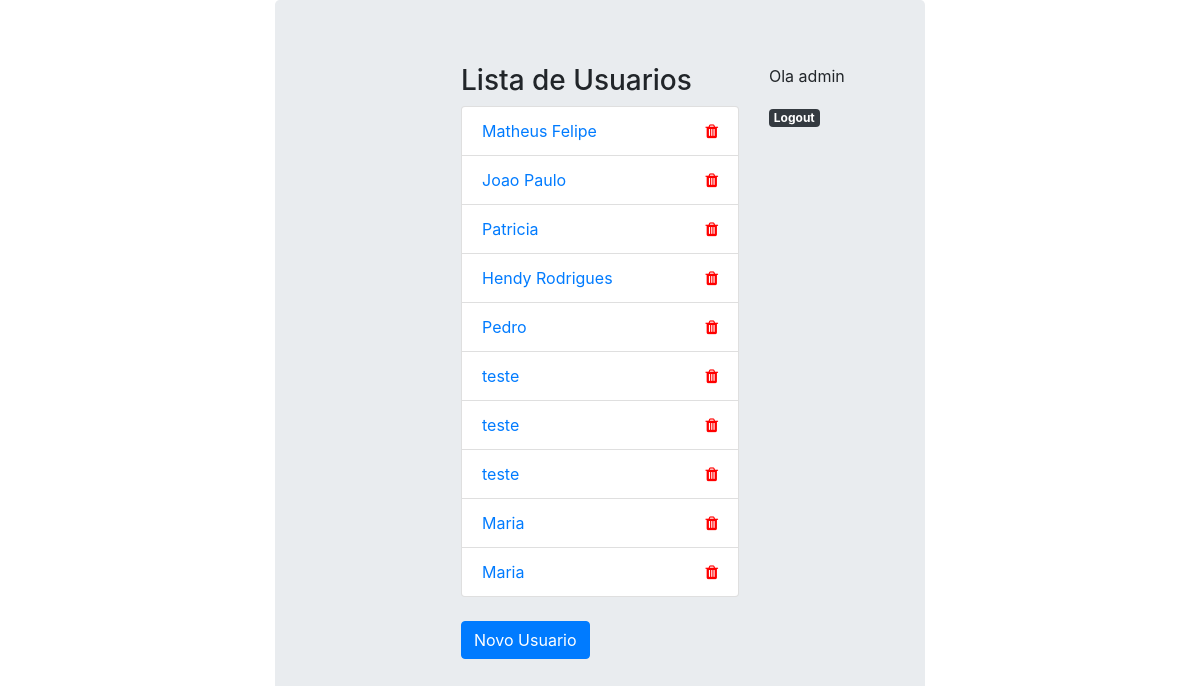
Page /person/list/ (signed in) on the earlier database version.
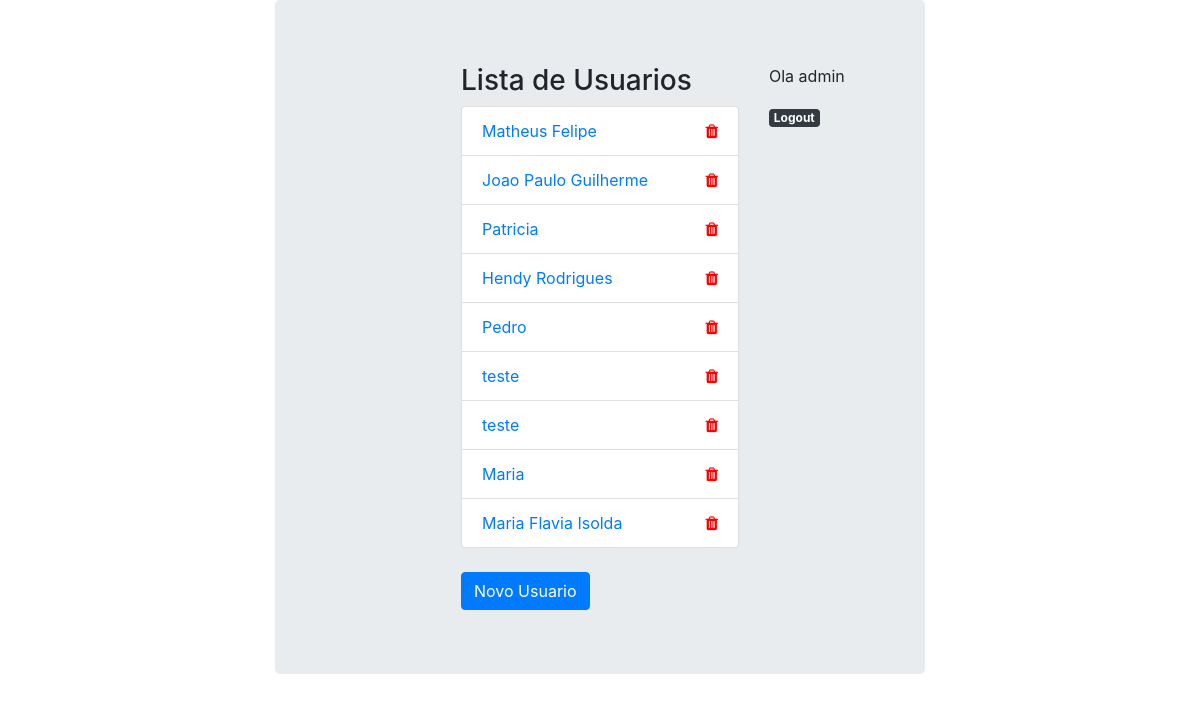
Same page on the later database version.
### usuarios/models.py (models this page shows, shortened)
class Person(models.Model):
    nome = models.CharField(max_length=100)
    email = models.CharField(max_length=100)
    endereco = models.CharField(max_length=150)
    pais = models.CharField(max_length=20)
    estado = models.CharField(max_length=20)
    municipio = models.CharField(max_length=20)
    cep = models.IntegerField()
    rua = models.CharField(max_length=20)
    numero = models.IntegerField()
    complemento = models.CharField(max_length=50)
    cpf = models.IntegerField()
    pis = models.IntegerField()
    senha = models.IntegerField()
    foto = models.ImageField(upload_to='usuarios_fotos', null=True, blank=True) #opcional

### usuarios/views.py (the view)
# urls.py: path('list/', persons_list, name='person_list'),
@login_required
def persons_list(request):
    person =  Person.objects.all()
    return render(request, 'person.html', {'persons': person})

### templates/person.html (shortened to what this page needs)
{% extends 'base.html' %}
{% load bootstrap %}
{% block main %}
<div class="row">
    <div class="col">
    </div>
    <div class="col-6">
        <h3>Lista de Usuarios</h3>
        <ul class="list-group">
            {% for person in persons %}
                <li class="list-group-item">
                    <a href="{% url 'persons_update' person.id %}">{{ person.nome }}</a>
                    <a href="{% url 'persons_delete' person.id %}" class="trash-item">
                        <i class="fa fa-trash" aria-hidden="false" width="30px"></i>
                    </a>
                </li>
            {% endfor %}
        </ul>
        <br>
        <a href="{% url 'person_new' %}" class="btn btn-primary">Novo Usuario</a>
    </div>
    <div class="col">
        {% if user.is_authenticated %}
            <p>Ola {{ user.username }}</p>
            <a href="{% url 'logout' %}">
            <span class="badge badge-dark">Logout</span>
        </a></p>
        {% else %}
            <a href="{% url 'login' %}" class="btn btn-info">Login</a>
        {% endif %}
    </div>
</div>
{% endblock %}

### templates/base.html (shortened to what this page needs)
{% load static %}
<!DOCTYPE html>
<html lang="en">
<head>
    <link rel="stylesheet" href="https://maxcdn.bootstrapcdn.com/bootstrap/4.0.0/css/bootstrap.min.css">
    <link rel="stylesheet" href="https://maxcdn.bootstrapcdn.com/font-awesome/4.7.0/css/font-awesome.min.css">
    <link rel="stylesheet" href="{% static 'stick-footer.css' %}">
</head>
<body>
    <div class="container">
        <div class="jumbotron">
            {% block main %}
            {% endblock %}
        </div>
    </div>
</body>
</html>

### estaticos/stick-footer.css (style rules this page uses)
html { position: relative; min-height: 100%; }
body { margin-bottom: 60px; }
.container { width: auto; max-width: 680px; padding: 0 15px; }
.trash-item { float:right; color: red; }

Differences in the rows shown:
removed Person: nome "teste"
removed Person: nome "Maria"
changed Person: nome "Joao Paulo" → "Joao Paulo Guilherme"
added Person: nome "Maria Flavia Isolda"
